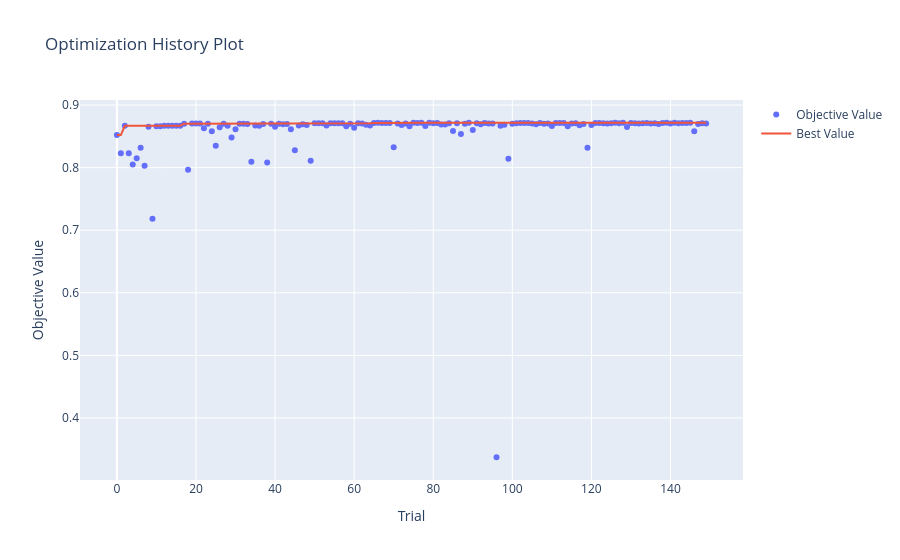

This figure's notebook cell:
### Markdown cell above
Gráfico com visualização do histórico de otimização do optuna para o modelo Regressão Logística.

### Code cell
vis.plot_optimization_history(objeto_de_estudo_logreg)

### Figure 1 — Plotly figure (JSON) as saved in the notebook; plotly's stock layout.template omitted (floating-point values rounded to 4 significant figures; data arrays with more than 128 entries replaced by an {"elided": "..."} marker saying what was removed)
{"data": [{"mode": "markers", "name": "Objective Value", "type": "scatter", "x": {"elided": "150 int values"}, "y": {"elided": "150 float values"}}, {"mode": "lines", "name": "Best Value", "type": "scatter", "x": {"elided": "150 int values"}, "y": {"elided": "150 float values"}}, {"marker": {"color": "#cccccc"}, "mode": "markers", "name": "Infeasible Trial", "showlegend": false, "type": "scatter", "x": [], "y": []}], "layout": {"title": {"text": "Optimization History Plot"}, "xaxis": {"title": {"text": "Trial"}}, "yaxis": {"title": {"text": "Objective Value"}}}}
